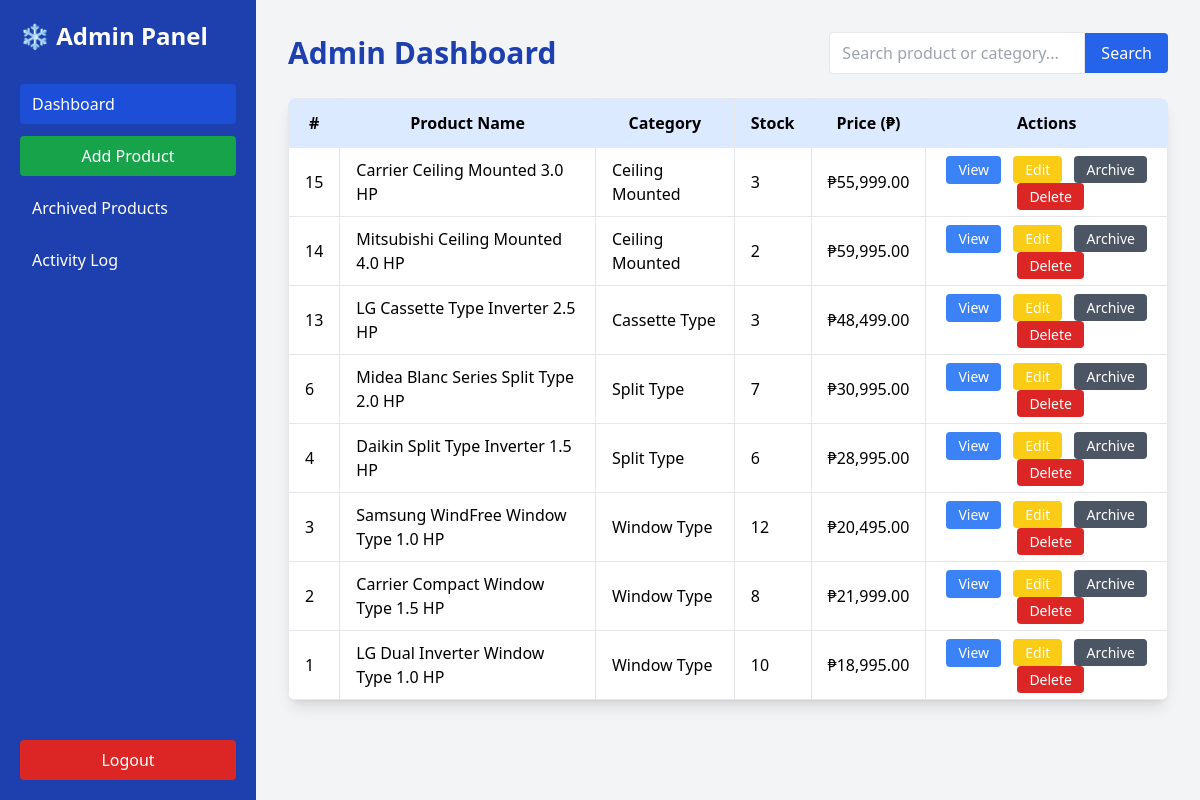
The app's page /aircon_inventory/dashboard.php (signed in) with its own data.
### tables this page shows
CREATE TABLE `products` (
  `id` int(11) NOT NULL,
  `product_name` varchar(100) NOT NULL,
  `category` varchar(100) DEFAULT NULL,
  `brand` varchar(100) DEFAULT NULL,
  `description` text DEFAULT NULL,
  `stock` int(11) DEFAULT 0,
  `price` decimal(10,2) DEFAULT 0.00,
  `created_by` int(11) DEFAULT NULL,
  `created_at` timestamp NOT NULL DEFAULT current_timestamp()
);

### aircon_inventory/dashboard.php (the view, shortened to what this page needs)
<?php
$host = "localhost";
$user = "root";
$pass = "";
$db = "aircon_inventory";
$conn = new mysqli($host, $user, $pass, $db);
$search = $_GET['search'] ?? '';
$sql = "SELECT * FROM products WHERE product_name LIKE ? OR category LIKE ? ORDER BY id DESC";
$stmt = $conn->prepare($sql);
$likeSearch = "%$search%";
$stmt->bind_param("ss", $likeSearch, $likeSearch);
$stmt->execute();
$result = $stmt->get_result();
?>
<!DOCTYPE html>
<html lang="en">
<head>
  <script src="https://cdn.tailwindcss.com"></script>
</head>
<body class="bg-gray-100 flex min-h-screen">
  <aside class="w-64 bg-blue-800 text-white min-h-screen p-5 flex flex-col justify-between">
    <div>
      <h2 class="text-2xl font-bold mb-8">❄️ Admin Panel</h2>
      <nav class="space-y-3">
        <a href="dashboard.php" class="block bg-blue-700 px-3 py-2 rounded">Dashboard</a>
        <button onclick="openAddModal()" class="w-full bg-green-600 py-2 rounded hover:bg-green-700 mt-3">Add Product</button>
        <a href="archived_products.php" class="block px-3 py-2 rounded hover:bg-blue-600">Archived Products</a>
        <a href="activity_log.php" class="block px-3 py-2 rounded hover:bg-blue-600">Activity Log</a>
      </nav>
    </div>
    <a href="logout.php" class="block px-3 py-2 rounded bg-red-600 hover:bg-red-700 text-center">Logout</a>
  </aside>
  <main class="flex-1 p-8 overflow-x-auto">
    <div class="flex justify-between items-center mb-6">
      <h1 class="text-3xl font-bold text-blue-800">Admin Dashboard</h1>
      <form method="GET" class="flex items-center">
        <input
          type="text"
          name="search"
          placeholder="Search product or category..."
          value="<?= htmlspecialchars($search) ?>"
          class="border px-3 py-2 rounded-l w-64"
        >
        <button type="submit" class="bg-blue-600 text-white px-4 py-2 rounded-r hover:bg-blue-700">Search</button>
      </form>
    </div>
    <div class="bg-white shadow-lg rounded-lg overflow-hidden">
      <table class="w-full border-collapse">
        <thead class="bg-blue-100">
          <tr>
            <th class="py-3 px-4 border">#</th>
            <th class="py-3 px-4 border">Product Name</th>
            <th class="py-3 px-4 border">Category</th>
            <th class="py-3 px-4 border">Stock</th>
            <th class="py-3 px-4 border">Price (₱)</th>
            <th class="py-3 px-4 border text-center">Actions</th>
          </tr>
        </thead>
        <tbody>
          <?php if ($result->num_rows > 0): ?>
            <?php while ($row = $result->fetch_assoc()): ?>
              <tr class="hover:bg-gray-50">
                <td class="py-2 px-4 border"><?= $row['id'] ?></td>
                <td class="py-2 px-4 border"><?= htmlspecialchars($row['product_name']) ?></td>
                <td class="py-2 px-4 border"><?= htmlspecialchars($row['category']) ?></td>
                <td class="py-2 px-4 border"><?= $row['stock'] ?></td>
                <td class="py-2 px-4 border">₱<?= number_format($row['price'], 2) ?></td>
                <td class="py-2 px-4 border text-center space-x-2">
                  <button onclick="viewProduct(<?= $row['id'] ?>)" class="bg-blue-500 px-3 py-1 rounded hover:bg-blue-600 text-sm text-white">View</button>
                  <a href="edit_product.php?id=<?= $row['id'] ?>" class="bg-yellow-400 px-3 py-1 rounded hover:bg-yellow-500 text-sm text-white">Edit</a>
                  <a href="archive_product.php?id=<?= $row['id'] ?>" onclick="return confirm('Archive this product?')" class="bg-gray-600 px-3 py-1 rounded hover:bg-gray-700 text-sm text-white">Archive</a>
                  <a href="delete_product.php?id=<?= $row['id'] ?>" onclick="return confirm('Are you sure you want to delete this product permanently?')" class="bg-red-600 px-3 py-1 rounded hover:bg-red-700 text-sm text-white">Delete</a>
                </td>
              </tr>
            <?php endwhile; ?>
          <?php else: ?>
            <tr>
              <td colspan="6" class="text-center py-4 text-gray-500">No products found.</td>
            </tr>
          <?php endif; ?>
        </tbody>
      </table>
    </div>
  </main>
</body>
</html>

### records on screen
products: id "15", product_name "Carrier Ceiling Mounted 3.0 HP", category "Ceiling Mounted", stock "3", price "55,999.00"
products: id "14", product_name "Mitsubishi Ceiling Mounted 4.0 HP", category "Ceiling Mounted", stock "2", price "59,995.00"
products: id "13", product_name "LG Cassette Type Inverter 2.5 HP", category "Cassette Type", stock "3", price "48,499.00"
products: id "6", product_name "Midea Blanc Series Split Type 2.0 HP", category "Split Type", stock "7", price "30,995.00"
products: id "4", product_name "Daikin Split Type Inverter 1.5 HP", category "Split Type", stock "6", price "28,995.00"
products: id "3", product_name "Samsung WindFree Window Type 1.0 HP", category "Window Type", stock "12", price "20,495.00"
products: id "2", product_name "Carrier Compact Window Type 1.5 HP", category "Window Type", stock "8", price "21,999.00"
products: id "1", product_name "LG Dual Inverter Window Type 1.0 HP", category "Window Type", stock "10", price "18,995.00"
